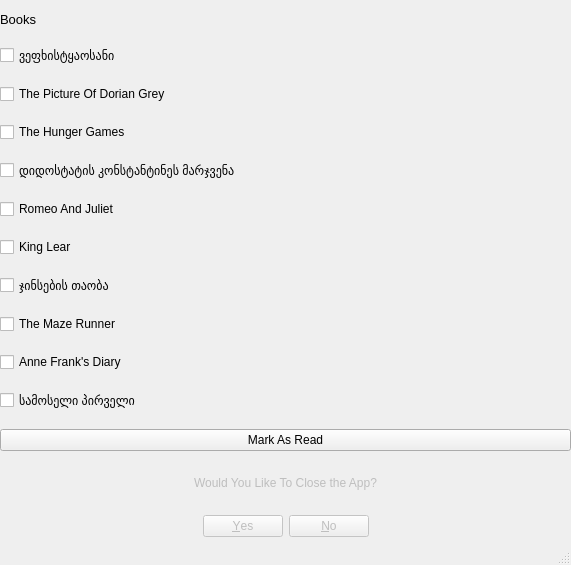
<?xml version="1.0" encoding="UTF-8"?>
<ui version="4.0">
 <class>MainWindow</class>
 <widget class="QMainWindow" name="MainWindow">
  <property name="geometry">
   <rect>
    <x>0</x>
    <y>0</y>
    <width>571</width>
    <height>565</height>
   </rect>
  </property>
  <property name="windowTitle">
   <string>MainWindow</string>
  </property>
  <widget class="QWidget" name="centralwidget">
   <widget class="QWidget" name="verticalLayoutWidget">
    <property name="geometry">
     <rect>
      <x>0</x>
      <y>0</y>
      <width>571</width>
      <height>551</height>
     </rect>
    </property>
    <layout class="QVBoxLayout" name="verticalLayout">
     <item>
      <widget class="QLabel" name="label">
       <property name="sizePolicy">
        <sizepolicy hsizetype="Minimum" vsizetype="Maximum">
         <horstretch>0</horstretch>
         <verstretch>0</verstretch>
        </sizepolicy>
       </property>
       <property name="font">
        <font>
         <pointsize>10</pointsize>
         <stylestrategy>PreferDefault</stylestrategy>
         <kerning>true</kerning>
        </font>
       </property>
       <property name="text">
        <string>Books</string>
       </property>
      </widget>
     </item>
     <item>
      <widget class="QCheckBox" name="checkBox">
       <property name="sizePolicy">
        <sizepolicy hsizetype="Minimum" vsizetype="Maximum">
         <horstretch>0</horstretch>
         <verstretch>0</verstretch>
        </sizepolicy>
       </property>
       <property name="text">
        <string>ვეფხისტყაოსანი</string>
       </property>
      </widget>
     </item>
     <item>
      <widget class="QCheckBox" name="checkBox_2">
       <property name="sizePolicy">
        <sizepolicy hsizetype="Minimum" vsizetype="Maximum">
         <horstretch>0</horstretch>
         <verstretch>0</verstretch>
        </sizepolicy>
       </property>
       <property name="text">
        <string>The Picture Of Dorian Grey</string>
       </property>
      </widget>
     </item>
     <item>
      <widget class="QCheckBox" name="checkBox_4">
       <property name="sizePolicy">
        <sizepolicy hsizetype="Minimum" vsizetype="Maximum">
         <horstretch>0</horstretch>
         <verstretch>0</verstretch>
        </sizepolicy>
       </property>
       <property name="text">
        <string>The Hunger Games</string>
       </property>
      </widget>
     </item>
     <item>
      <widget class="QCheckBox" name="checkBox_3">
       <property name="sizePolicy">
        <sizepolicy hsizetype="Minimum" vsizetype="Maximum">
         <horstretch>0</horstretch>
         <verstretch>0</verstretch>
        </sizepolicy>
       </property>
       <property name="text">
        <string>დიდოსტატის კონსტანტინეს მარჯვენა</string>
       </property>
      </widget>
     </item>
     <item>
      <widget class="QCheckBox" name="checkBox_5">
       <property name="sizePolicy">
        <sizepolicy hsizetype="Minimum" vsizetype="Maximum">
         <horstretch>0</horstretch>
         <verstretch>0</verstretch>
        </sizepolicy>
       </property>
       <property name="text">
        <string>Romeo And Juliet</string>
       </property>
      </widget>
     </item>
     <item>
      <widget class="QCheckBox" name="checkBox_6">
       <property name="text">
        <string>King Lear</string>
       </property>
      </widget>
     </item>
     <item>
      <widget class="QCheckBox" name="checkBox_8">
       <property name="text">
        <string>ჯინსების თაობა</string>
       </property>
      </widget>
     </item>
     <item>
      <widget class="QCheckBox" name="checkBox_7">
       <property name="text">
        <string>The Maze Runner</string>
       </property>
      </widget>
     </item>
     <item>
      <widget class="QCheckBox" name="checkBox_9">
       <property name="text">
        <string>Anne Frank's Diary</string>
       </property>
      </widget>
     </item>
     <item>
      <widget class="QCheckBox" name="checkBox_10">
       <property name="text">
        <string>სამოსელი პირველი</string>
       </property>
      </widget>
     </item>
     <item>
      <widget class="QPushButton" name="pushButton">
       <property name="text">
        <string>Mark As Read</string>
       </property>
      </widget>
     </item>
     <item>
      <widget class="QLabel" name="label_2">
       <property name="enabled">
        <bool>false</bool>
       </property>
       <property name="sizePolicy">
        <sizepolicy hsizetype="Minimum" vsizetype="Maximum">
         <horstretch>0</horstretch>
         <verstretch>0</verstretch>
        </sizepolicy>
       </property>
       <property name="text">
        <string>Would You Like To Close the App?</string>
       </property>
       <property name="alignment">
        <set>Qt::AlignCenter</set>
       </property>
       <property name="wordWrap">
        <bool>true</bool>
       </property>
       <property name="buddy">
        <cstring></cstring>
       </property>
      </widget>
     </item>
     <item>
      <widget class="QDialogButtonBox" name="buttonBox">
       <property name="enabled">
        <bool>false</bool>
       </property>
       <property name="sizePolicy">
        <sizepolicy hsizetype="Minimum" vsizetype="Maximum">
         <horstretch>0</horstretch>
         <verstretch>0</verstretch>
        </sizepolicy>
       </property>
       <property name="toolTipDuration">
        <number>-1</number>
       </property>
       <property name="layoutDirection">
        <enum>Qt::LeftToRight</enum>
       </property>
       <property name="standardButtons">
        <set>QDialogButtonBox::No|QDialogButtonBox::Yes</set>
       </property>
       <property name="centerButtons">
        <bool>true</bool>
       </property>
      </widget>
     </item>
    </layout>
   </widget>
  </widget>
  <widget class="QStatusBar" name="statusbar"/>
 </widget>
 <resources/>
 <connections/>
</ui>
